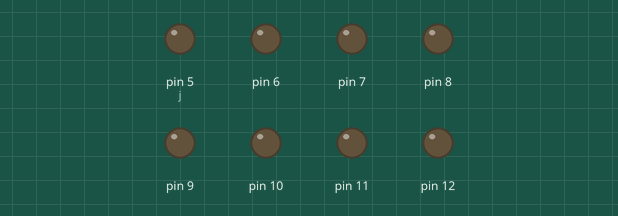
Simulated run of this sketch. Board: Arduino Uno, built with avr-gcc and run on an emulated ATmega328P. On the bench: output pins drawn as LEDs (lit = HIGH).

Above: at 0.05 s.
At 4.95 s:
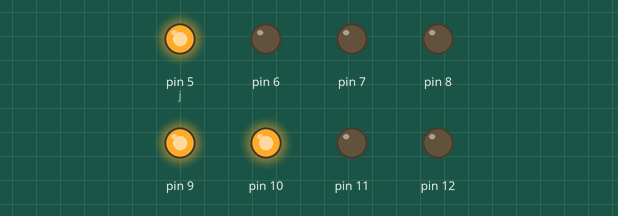
At 9.95 s:
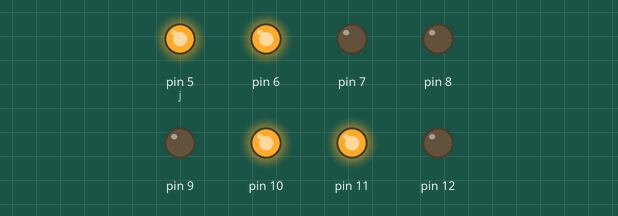
At 19.95 s:
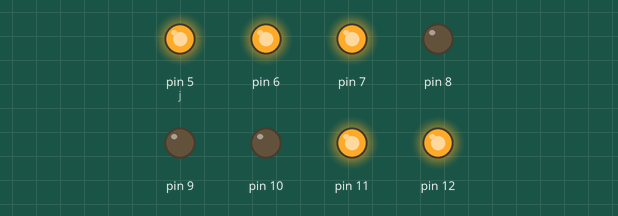
At 29.86 s:
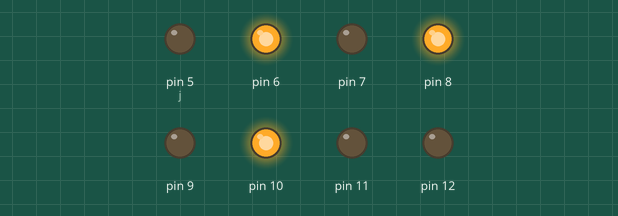
At 39.86 s:
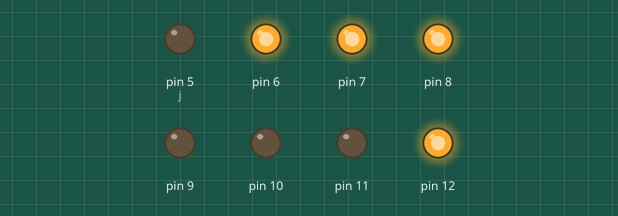
Timing chart, 0 to 40.0 s (numbered marks = the images above):
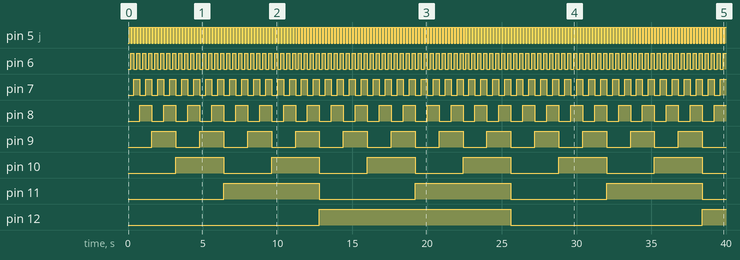

The sketch:

binary_led.ino
```cpp
void setup() {

 int j =5;
 for(j;j<13;j++){
   pinMode(j,OUTPUT); // Define all pins as output pins
  }
}


void loop() {
 for(int i=0;i<256;i++){
   byte a=i%2;
   byte b=(i/2)%2;
   byte c=(i/4)%2;
   byte d=(i/8)%2;
   byte e=(i/16)%2;
   byte f=(i/32)%2;
   byte g=(i/64)%2;
   byte h=(i/128)%2;
   digitalWrite(5,a);
   digitalWrite(6,b);
   digitalWrite(7,c);
   digitalWrite(8,d);
   digitalWrite(9,e);
   digitalWrite(10,f);
   digitalWrite(11,g);
   digitalWrite(12,h);
   delay(100);
 }
}
```

Measured:
- by itself, pin 5 (j): alternates HIGH for 0.10 s and LOW for 0.10 s
- by itself, pin 6: alternates HIGH for 0.20 s and LOW for 0.20 s
- by itself, pin 7: alternates HIGH for 0.40 s and LOW for 0.40 s
- by itself, pin 8: alternates HIGH for 0.80 s and LOW for 0.80 s
- by itself, pin 9: alternates HIGH for 1.6 s and LOW for 1.6 s
- by itself, pin 10: alternates HIGH for 3.2 s and LOW for 3.2 s
- by itself, pin 11: alternates HIGH for 6.4 s and LOW for 6.4 s
- by itself, pin 12: LOW → HIGH at 12.8 s, → LOW 12.8 s later, → HIGH 12.8 s later
